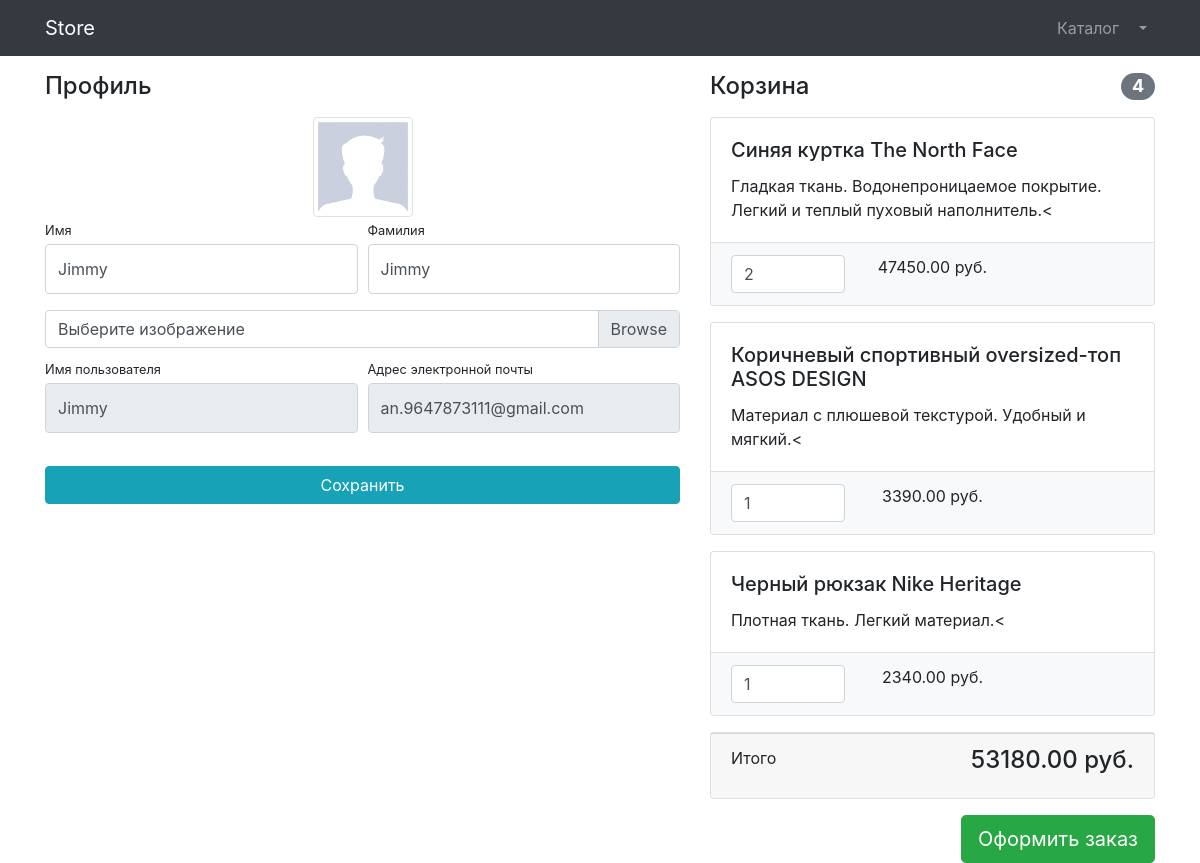
Before: /users/profile//29/ (signed in) with the older database file.
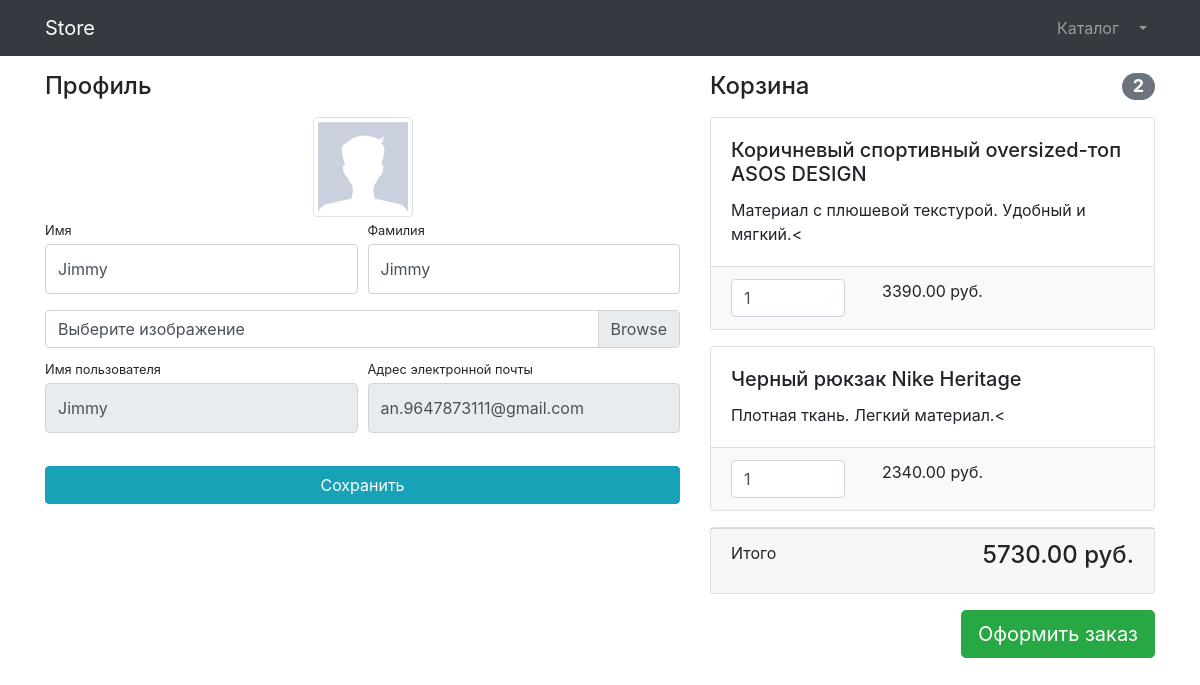
After: the same page with the newer database file.
### users/models.py (models this page shows)
class User(AbstractUser):
    image = models.ImageField(upload_to='users_images', null=True, blank=True)
    is_verified_email = models.BooleanField(default=False)

### products/models.py (models this page shows, shortened)
class Basket(models.Model):
    user = models.ForeignKey(to=User, on_delete=models.CASCADE)
    product = models.ForeignKey(to=Product, on_delete=models.CASCADE)
    quantity = models.PositiveSmallIntegerField(default=0)
    created_timestamp = models.DateTimeField(auto_now_add=True)
    objects = BasketQuerySet.as_manager()
    def sum(self):
        return self.product.price * self.quantity

class Product(models.Model):
    name = models.CharField(max_length=256)
    description = models.TextField()
    price = models.DecimalField(max_digits=10, decimal_places=2)
    quantity = models.PositiveIntegerField(default=0)
    image = models.ImageField(upload_to='products_images')
    category = models.ForeignKey(to=ProductCategory, on_delete=models.CASCADE)
    class Meta:
        verbose_name = 'product'
        verbose_name_plural = 'products'

### users/views.py (the view, shortened to what this page needs)
# urls.py: path('profile//<int:pk>/', login_required(UserProfileView.as_view()), name='profile'),
class UserProfileView(TitleMixin, UpdateView):
    model = User
    form_class = UserProfileForm
    template_name = 'users/profile.html'
    title = 'Store - Personal Area'

### users/forms.py
class UserProfileForm(UserChangeForm):
    first_name = forms.CharField(widget=forms.TextInput(attrs={
        'class': 'form-control py-4'}))
    last_name = forms.CharField(widget=forms.TextInput(attrs={
        'class': 'form-control py-4'}))
    image = forms.ImageField(widget=forms.FileInput(attrs={
        'class': 'custom-file-input'}), required=False)
    username = forms.CharField(widget=forms.TextInput(attrs={
        'class': 'form-control py-4', 'readonly': True}))
    email = forms.CharField(widget=forms.TextInput(attrs={
        'class': 'form-control py-4', 'readonly': True}))
    class Meta:
        model = User
        fields = ('first_name', 'last_name', 'image', 'username', 'email')

### common/views.py (called while the page is built)
    def get_context_data(self, **kwargs):
        context = super(TitleMixin, self).get_context_data(**kwargs)
        context['title'] = self.title
        return context

### products/context_processors.py (called while the page is built)
def baskets(request):
    user = request.user
    return {'baskets': Basket.objects.filter(user=user) if user.is_authenticated else []}

### products/models.py (called while the page is built)
    def total_sum(self):
        return sum(basket.sum() for basket in self)

    def total_quantity(self):
        return sum(basket.quantity for basket in self)

### users/templates/users/profile.html (shortened to what this page needs)
{% extends 'products/base.html' %}
{% load  static %}
{% block css %}
    <link href="{% static 'vendor/css/profile.css' %}" rel="stylesheet">
{% endblock %}
{% block content %}
    <div class="container">
        <div class="row">
            <div class="col-lg-7">
                <h4 class="mt-3 mb-3">Профиль</h4>
                <div class="col-lg-12 text-center">
                    <img width="100" height="100"
                         src="{% if user.image %} {{ user.image.url }} {% else %} {% static 'vendor/img/users/default_avatar.jpg' %}
                         {% endif %}"
                         class="img-thumbnail">
                </div>
                <form action="{% url 'users:profile' user.id %}" method="post" enctype="multipart/form-data">
                    <div class="form-row">
                        <div class="col-lg-6">
                            <div class="form-group">
                                <label class="small mb-1" for="{{ form.first_name.id_for_label }}">
                                    Имя
                                </label>
                                {{ form.first_name }}
                            </div>
                        </div>
                        <div class="col-lg-6">
                            <div class="form-group">
                                <label class="small mb-1" for="{{ form.last_name.id_for_label }}">
                                    Фамилия
                                </label>
                                {{ form.last_name }}
                            </div>
                        </div>
                    </div>
                    <div class="form-row mb-2">
                        <div class="col-lg-12">
                            <div class="custom-file">
                                <label class="custom-file-label" for="{{ form.image.id_for_label }}">
                                    Выберите изображение
                                </label>
                            </div>
                        </div>
                    </div>
                    <div class="form-row">
                        <div class="col-lg-6">
                            <label class="small mb-1" for="{{ form.username.id_for_label }}">
                                Имя пользователя
                            </label>
                            {{ form.username }}
                        </div>
                        <div class="col-lg-6">
                            <label class="small mb-1" for="{{ form.email.id_for_label }}">
                                Адрес электронной почты
                            </label>
                            {{ form.email }}
                        </div>
                    </div>
                    <div class="form-row">
                        <div class="col-lg-12" style="margin-top: 33px;">
                            <input class="btn btn-info btn-block" type="submit" value="Сохранить">
                        </div>
                    </div>
                </form>
            </div>
            <div class="col-lg-5">
                {% include 'products/baskets.html' %}
            </div>
    </div>
</div>
{% endblock %}

### products/templates/products/base.html (shortened to what this page needs)
{% load  static %}
<!DOCTYPE html>
<html lang="en">
<head>
    <link href="{% static 'vendor/bootstrap/css/bootstrap.min.css' %}" rel="stylesheet">
    {% block css %}   {% endblock %}
</head>
<body>
<nav class="navbar navbar-expand-lg navbar-dark bg-dark fixed-top">
    <div class="container">
        <a class="navbar-brand" href="{% url 'index' %}">Store</a>
        <div class="collapse navbar-collapse" id="navbarResponsive">
            <ul class="navbar-nav ml-auto">
                <li class="nav-item">
                    <a class="nav-link" href="{% url 'products:index' %}">Каталог  </a>
                </li>
                {% if user.is_authenticated %}
                    <li class="nav-item dropdown">
                    <a class="nav-link dropdown-toggle" href="#" id="navbarDropdown" role="button"
                       data-bs-toggle="dropdown" aria-expanded="false">
                    </a>
                </li>
                {% else %}
                    <li class="nav-item">
                    <a class="nav-link" href="{% url 'users:login' %}">Войти <i class="fas fa-sign-in-alt"></i></a>
                </li>
                {% endif %}
            </ul>
        </div>
    </div>
</nav>
{% block content %} {% endblock %}
</body>
</html>

### products/templates/products/baskets.html (shortened to what this page needs)
{% if baskets %}
    <h4 class="mt-3 mb-3 d-flex justify-content-between align-items-center mb-3">
                        Корзина <span class="badge badge-secondary badge-pill">{{ baskets.total_quantity }}</span>
                    </h4>
                    {% for basket in baskets %}
                    <div class="card mb-3">
                        <div class="card-body">
                            <h5 class="card-title">{{ basket.product.name }}</h5>
                            <p class="card-text">{{ basket.product.description }}<</p>
                        </div>
                        <ul class="list-group list-group-flush">
                            <li class="list-group-item bg-light">
                                <div class="row text-center">
                                    <div class="col-lg-4">
                                        <input name="basketID" type="number" class="form-control"
                                               value="{{ basket.quantity }}" min="0">
                                    </div>
                                    <div class="col-lg-4">{{ basket.sum }} руб.</div>
                                    <div class="col-lg-4">
                                    </div>
                                </div>
                            </li>
                        </ul>
                    </div>
                    {% endfor %}
                    <div class="card mb-3">
                        <div class="card-footer">
                            <p class="float-left">Итого</p>
                            <h4 class="float-right">{{ baskets.total_sum }} руб.</h4>
                        </div>
                    </div>
                    <a class="btn btn-success btn-lg float-right" href="../orders/order-create.html">
                        Оформить заказ
                    </a>
{% else %}
    <h4 class="mt-3 mb-3 text-center">
                        Корзина пустая
                    </h4>
{% endif %}

Changed rows visible on the page:
removed Basket: total_quantity "4", product.name "Синяя куртка The North Face", product.description "Гладкая ткань. Водонепроницаемое покрытие. Легкий и теплый пуховый наполнитель.", basketID "2", sum "47450.00", total_sum "53180.00"
Other visible differences:
{{ baskets.total_quantity }}: "4" → "2"
{{ baskets.total_sum }}: "53180.00" → "5730.00"
